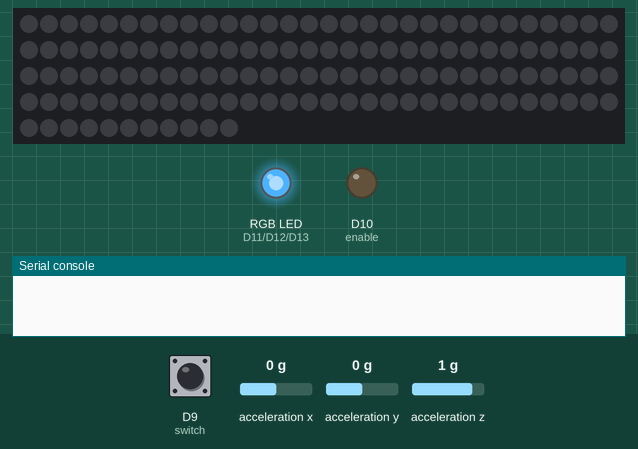
The program below on a simulated CircuitPython board. Parts: 131 RGB LEDs in strip order, left to right, continuing on the next row, an RGB LED mixed from three pins (HIGH = lit), output pins drawn as LEDs (lit = HIGH), the last lines printed to the serial console. The inputs (shaded band) are chosen by the test bench; at power-on: D9 (switch) HIGH, acceleration x 0 g, acceleration y 0 g, acceleration z 1 g. Files that are not in the repository are absent.

Above: at 1.3 s.
1.4 s: D9 (switch) pulled LOW for 0.15 s
At 3.8 s:
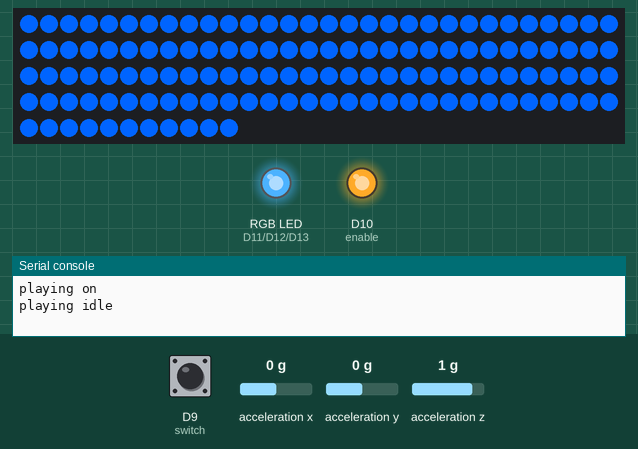
4.1 s: D9 (switch) pulled LOW for 1 s
At 4.6 s:
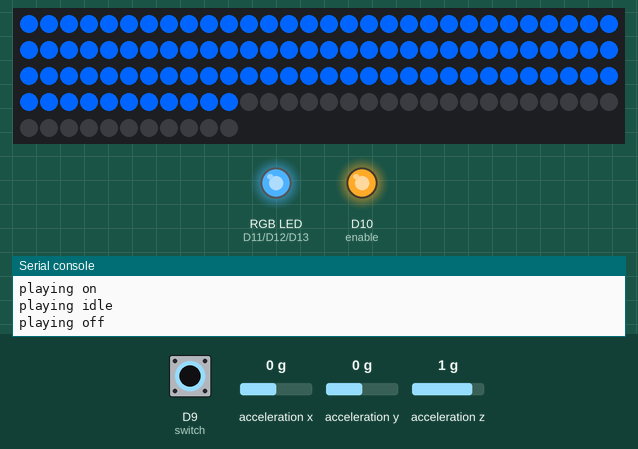
6.6 s: D9 (switch) pulled LOW for 3.2 s
At 6.79 s:
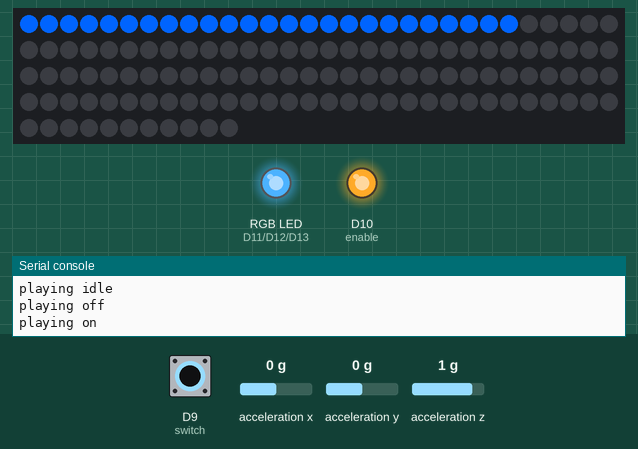
Timing chart, 0 to 9.6 s (numbered marks = the images above; inputs shaded):
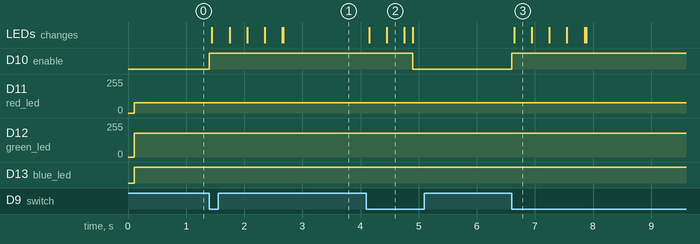

The program:

code.py
```python
"""LASER SWORD (pew pew) example for Adafruit Hallowing & NeoPixel strip"""
# pylint: disable=bare-except

import time
import math
import gc
from digitalio import DigitalInOut, Direction, Pull
import audioio
import audiocore
import busio
import board
import neopixel
import adafruit_lis3dh
import pwmio

# CUSTOMIZE YOUR COLOR HERE:
# (red, green, blue) -- each 0 (off) to 255 (brightest)
COLOR = (0, 100, 255) #cyan
# (red, green, blue) -- enter percentages (0-100) note lights are not the same brightness white is (30, 70, 100)
BUTTON_COLOR = (30, 70, 100)


# CUSTOMIZE SENSITIVITY HERE: smaller numbers = more sensitive to motion
HIT_THRESHOLD = 350 # 250
SWING_THRESHOLD = 125

# NUM_PIXELS = 13
NUM_PIXELS = 131
# NUM_PIXELS = 85
NEOPIXEL_PIN = board.D5
POWER_PIN = board.D10
SWITCH_PIN = board.D9

enable = DigitalInOut(POWER_PIN)
enable.direction = Direction.OUTPUT
enable.value = False

red_led = pwmio.PWMOut(board.D11)
green_led = pwmio.PWMOut(board.D12)
blue_led = pwmio.PWMOut(board.D13)

audio = audioio.AudioOut(board.A0)     # Speaker
mode = 0                               # Initial mode = OFF

strip = neopixel.NeoPixel(NEOPIXEL_PIN, NUM_PIXELS, brightness=1, auto_write=False)
strip.fill(0)                          # NeoPixels off ASAP on startup
strip.show()

switch = DigitalInOut(SWITCH_PIN)
switch.direction = Direction.INPUT
switch.pull = Pull.UP

time.sleep(0.1)

# Set up accelerometer on I2C bus, 4G range:
i2c = busio.I2C(board.SCL, board.SDA)
accel = adafruit_lis3dh.LIS3DH_I2C(i2c)
accel.range = adafruit_lis3dh.RANGE_4_G

# "Idle" color is 1/4 brightness, "swinging" color is full brightness...
COLOR_IDLE = (int(COLOR[0] / 1), int(COLOR[1] / 1), int(COLOR[2] / 1))
COLOR_SWING = COLOR
COLOR_HIT = (255, 255, 255)  # "hit" color is white


def duty_cycle(percent):
    return int(percent / 100.0 * 65535.0)

def play_wav(name, loop=False):
    """
    Play a WAV file in the 'sounds' directory.
    @param name: partial file name string, complete name will be built around
                 this, e.g. passing 'foo' will play file 'sounds/foo.wav'.
    @param loop: if True, sound will repeat indefinitely (until interrupted
                 by another sound).
    """
    print("playing", name)
    try:
        wave_file = open('sounds/' + name + '.wav', 'rb')
        wave = audiocore.WaveFile(wave_file)
        audio.play(wave, loop=loop)
    except:
        return

def power(sound, duration, reverse):
    """
    Animate NeoPixels with accompanying sound effect for power on / off.
    @param sound:    sound name (similar format to play_wav() above)
    @param duration: estimated duration of sound, in seconds (>0.0)
    @param reverse:  if True, do power-off effect (reverses animation)
    """
    if reverse:
        prev = NUM_PIXELS
    else:
        prev = 0
    gc.collect()                   # Tidy up RAM now so animation's smoother
    start_time = time.monotonic()  # Save audio start time
    play_wav(sound)
    while True:
        elapsed = time.monotonic() - start_time  # Time spent playing sound
        if elapsed > duration:                   # Past sound duration?
            break                                # Stop animating
        fraction = elapsed / duration            # Animation time, 0.0 to 1.0
        if reverse:
            fraction = 1.0 - fraction            # 1.0 to 0.0 if reverse
        fraction = math.pow(fraction, 0.5)       # Apply nonlinear curve
        threshold = int(NUM_PIXELS * fraction + 0.5)
        num = threshold - prev # Number of pixels to light on this pass
        if num != 0:
            if reverse:
                strip[threshold:prev] = [0] * -num
            else:
                strip[prev:threshold] = [COLOR_IDLE] * num
            strip.show()
            # NeoPixel writes throw off time.monotonic() ever so slightly
            # because interrupts are disabled during the transfer.
            # We can compensate somewhat by adjusting the start time
            # back by 30 microseconds per pixel.
            start_time -= NUM_PIXELS * 0.00003
            prev = threshold

    if reverse:
        strip.fill(0)                            # At end, ensure strip is off
    else:
        strip.fill(COLOR_IDLE)                   # or all pixels set on
    strip.show()
    while audio.playing:                         # Wait until audio done
        pass

def mix(color_1, color_2, weight_2):
    """
    Blend between two colors with a given ratio.
    @param color_1:  first color, as an (r,g,b) tuple
    @param color_2:  second color, as an (r,g,b) tuple
    @param weight_2: Blend weight (ratio) of second color, 0.0 to 1.0
    @return: (r,g,b) tuple, blended color
    """
    if weight_2 < 0.0:
        weight_2 = 0.0
    elif weight_2 > 1.0:
        weight_2 = 1.0
    weight_1 = 1.0 - weight_2
    return (int(color_1[0] * weight_1 + color_2[0] * weight_2),
            int(color_1[1] * weight_1 + color_2[1] * weight_2),
            int(color_1[2] * weight_1 + color_2[2] * weight_2))

# Main program loop, repeats indefinitely
while True:

    red_led.duty_cycle = duty_cycle(BUTTON_COLOR[0])
    green_led.duty_cycle = duty_cycle(BUTTON_COLOR[1])
    blue_led.duty_cycle = duty_cycle(BUTTON_COLOR[2])

    if not switch.value:                    # button pressed?
        if mode == 0:                       # If currently off...
            enable.value = True
            power('on', 1.7, False)         # Power up!
            play_wav('idle', loop=True)     # Play background hum sound
            mode = 1                        # ON (idle) mode now
        else:                               # else is currently on...
            power('off', 1.15, True)        # Power down
            mode = 0                        # OFF mode now
            enable.value = False
        while not switch.value:             # Wait for button release
            time.sleep(0.2)                 # to avoid repeated triggering

    elif mode >= 1:                         # If not OFF mode...
        x, y, z = accel.acceleration # Read accelerometer
        accel_total = x * x + z * z
        # (Y axis isn't needed for this, assuming Hallowing is mounted
        # sideways to stick.  Also, square root isn't needed, since we're
        # just comparing thresholds...use squared values instead, save math.)
        if accel_total > HIT_THRESHOLD:   # Large acceleration = HIT
            TRIGGER_TIME = time.monotonic() # Save initial time of hit
            play_wav('hit')                 # Start playing 'hit' sound
            COLOR_ACTIVE = COLOR_HIT        # Set color to fade from
            mode = 3                        # HIT mode
        elif mode == 1 and accel_total > SWING_THRESHOLD: # Mild = SWING
            TRIGGER_TIME = time.monotonic() # Save initial time of swing
            play_wav('swing')               # Start playing 'swing' sound
            COLOR_ACTIVE = COLOR_SWING      # Set color to fade from
            mode = 2                        # SWING mode
        elif mode > 1:                      # If in SWING or HIT mode...
            if audio.playing:               # And sound currently playing...
                blend = time.monotonic() - TRIGGER_TIME # Time since triggered
                if mode == 2:               # If SWING,
                    blend = abs(0.5 - blend) * 2.0 # ramp up, down
                strip.fill(mix(COLOR_ACTIVE, COLOR_IDLE, blend))
                strip.show()
            else:                           # No sound now, but still MODE > 1
                play_wav('idle', loop=True) # Resume background hum
                strip.fill(COLOR_IDLE)      # Set to idle color
                strip.show()
                mode = 1                    # IDLE mode now
```

Measured:
- after the input at 1.4 s, D10 (enable): LOW → HIGH at once; the LEDs: first change at once (image 1 shows a later state)
- after the input at 4.1 s, D10 (enable): HIGH → LOW after 0.80 s; the LEDs: first change after 0.05 s (image 2 shows a later state)
- after the input at 6.6 s, D10 (enable): LOW → HIGH at once; the LEDs: change at once (image 3)
